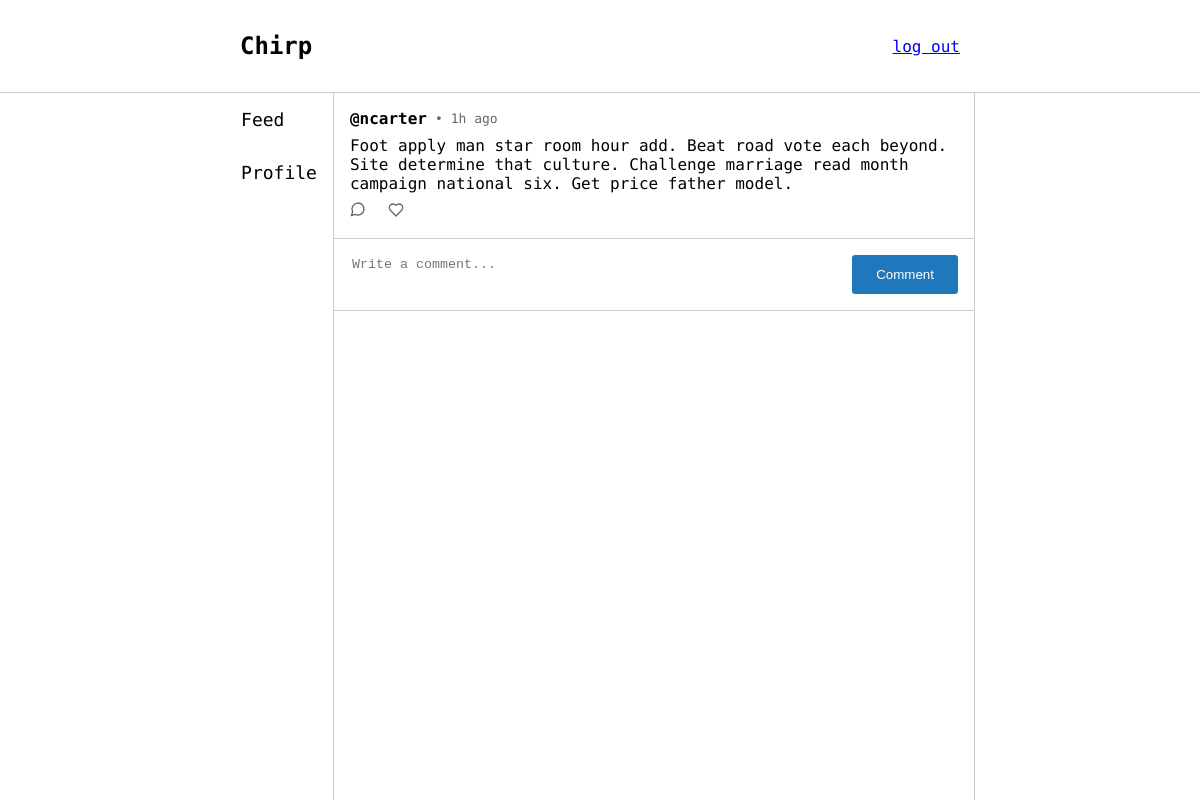
The page /post/22 (signed in) on the database its author committed.
### app/models.py (models this page shows, shortened)
class User(UserMixin, db.Model):
    id = db.Column(db.Integer, primary_key=True)
    username = db.Column(db.String(64), index=True, unique=True)
    password_hash = db.Column(db.String(128))
    posts = db.relationship('Post', backref='user', lazy='dynamic')
    likes = db.relationship('Like', backref='user', lazy='dynamic')
    comments = db.relationship('Comment', backref='user', lazy='dynamic')

class Post(db.Model):
    id = db.Column(db.Integer, primary_key=True)
    body = db.Column(db.String(256))
    posted_at = db.Column(db.DateTime, index=True, default=datetime.now)
    user_id = db.Column(db.Integer, db.ForeignKey('user.id'))
    likes = db.relationship('Like', backref='post', lazy='dynamic')
    comments = db.relationship('Comment', backref='post', lazy='dynamic')

### app/views.py (the view)
@app.route("/post/<int:id>", methods=['GET', 'POST'])
@login_required
def post_detail(id):
    post = get_posts(current_user).filter(models.Post.id == id).first()
    comments = db.session.query(models.Comment).filter(models.Comment.post_id == id).all()
    form = CreatePostForm()
    if form.validate_on_submit():
        new_comment = models.Comment(body=form.body.data, user_id=current_user.id, post_id=id)
        db.session.add(new_comment)
        db.session.commit()
    return render_template('pages/post.html', title="Post", user_authenticated=current_user.is_authenticated, post=post, form=form, comments=comments)

### app/forms.py
class CreatePostForm(FlaskForm):
    body = StringField('body', validators=[DataRequired(), Length(min=1, max=256)])

### app/filters.py (called while the page is built)
def time_ago(value):
    now = datetime.now()
    diff = now - value
    seconds = diff.total_seconds()
    if seconds < 60:
        return f"{int(seconds)}s ago"
    elif seconds < 3600:
        return f"{int(seconds // 60)}m  ago"
    elif seconds < 86400:
        return f"{int(seconds // 3600)}h ago"
    elif seconds < 2592000:
        return f"{int(seconds // 86400)}d ago"
    elif seconds < 31536000:
        return f"{int(seconds // 2592000)}m ago"
    else:
        return f"{int(seconds // 31536000)}y ago"

### app/posts.py (called while the page is built)
def get_posts(user):
    liked_posts = aliased(models.Like)
    return db.session.query(models.Post,
                            db.case(
                                    (liked_posts.user_id == user.id, True),
                                    else_=False
                            ).label('liked_by_user')
                            ) \
                .join(liked_posts, liked_posts.post_id == models.Post.id, isouter=True)

### app/views.py (called while the page is built)
@login_manager.user_loader
def load_user(user_id):
    return db.session.query(models.User).get(user_id)

### app/templates/pages/post.html (shortened to what this page needs)
{% extends "layouts/authorised_layout.html" %}
{% block authorised_head %}
    <link rel="stylesheet" href="{{ url_for('static', filename='css/post.css') }}">
    <link rel="stylesheet" href="{{ url_for('static', filename='css/components.css') }}">
{% endblock %}
{% block authorised_content %}
    {% with post=post[0], liked=post[1] %}
        {% include 'components/post.html' %}
    {% endwith %}
    <form class="comment-box" action="{{ url_for(request.endpoint, **request.view_args) }}" method="POST">
        <textarea class="comment-textarea" name="body" placeholder="Write a comment..." required maxlength="256"></textarea>
        {% with text="Comment", button_class="btn-filled" %}
            {% include 'components/button.html' %}
        {% endwith %}
    </form>
{% endblock %}

### app/templates/components/post.html
<div id="{{'post' if not comment else 'comment'}}-{{ post.id }}" class="post-container">
    <span class="post-heading">
        <h3>
            <a href="/profile/{{ post.user.username }}">@{{ post.user.username }}</a>
        </h3>
        <p>• {{ post.posted_at | time_ago }}</p>
    </span>
    <p style="margin:0;">
        {{ post.body }}
    </p>
    {% if not comment %}
        <span class="post-footing">
            <a href="/post/{{ post.id }}" alt="Leave or view comments on this post">
                <svg xmlns="http://www.w3.org/2000/svg" width="16" height="16" viewBox="0 0 24 24" fill="none" stroke="currentColor" stroke-width="2" stroke-linecap="round" stroke-linejoin="round">
                    <path d="M7.9 20A9 9 0 1 0 4 16.1L2 22Z"/>
                </svg>
            </a>
            <button onclick="like({{ post.id }})" aria-label="Like this post">
                <svg xmlns="http://www.w3.org/2000/svg" width="16" height="16" viewBox="0 0 24 24" fill="none" stroke="currentColor" stroke-width="2" stroke-linecap="round" stroke-linejoin="round" class="{{ 'liked' if liked }}">
                    <path d="M19 14c1.49-1.46 3-3.21 3-5.5A5.5 5.5 0 0 0 16.5 3c-1.76 0-3 .5-4.5 2-1.5-1.5-2.74-2-4.5-2A5.5 5.5 0 0 0 2 8.5c0 2.3 1.5 4.05 3 5.5l7 7Z"/>
                </svg>
            </button>
        </span>
    {% endif %}
</div>

### app/static/css/root_layout.css (style rules this page uses)
body { margin: 0; font-family: 'Geist Mono', monospace; position: absolute; width: 100%; height: 100%; display: flex; flex-direction: column; }

### app/static/css/post.css (style rules this page uses)
.comment-box { display: flex; padding: 1rem; border-bottom: 1px solid #ccc; gap: 0.5rem; }
.comment-textarea { width: 100%; border: none; outline: none; resize: none; }

### app/static/css/components.css (style rules this page uses)
.post-container { padding: 1rem; display: flex; gap: .5rem; flex-direction: column; border-bottom: 1px solid #ccc; }
.post-heading { display: flex; gap: .5rem; align-items: center; }
.post-heading > p { color: #666; font-size: small; margin: 0; }
.post-heading > h3 { font-size: medium; margin: 0; }
.post-heading > h3 > a { text-decoration: none; color: inherit; }
.post-footing { display: flex; gap: 1rem; }
.post-footing > a, button { color: #666; cursor: pointer; border: none; background-color: transparent; }

### rows shown on the page
User: user.username "ncarter"
Post: posted_at "1h ago", body "Foot apply man star room hour add. Beat road vote each beyond. Site determine that culture. Challenge marriage read month campaign national six. Get price father model."

### other values the page prints
{{ text }} "Comment"
